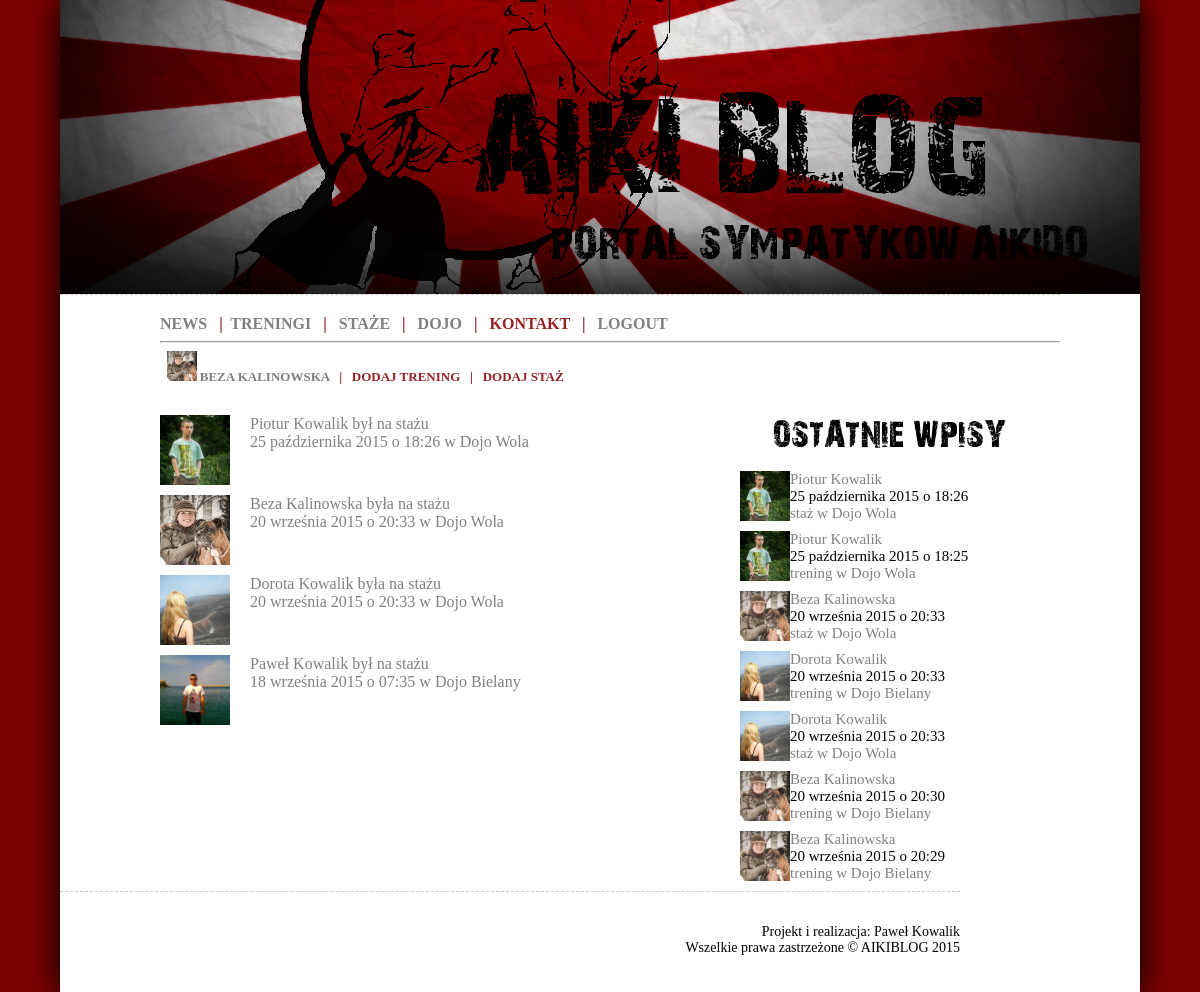
The page /stages/ (signed in) on the database its author committed.
### aikiblog/models.py (models this page shows, shortened)
class User(AbstractUser):
    SEX = (
        ('K','Kobieta'),
        ('M','Mężczyzna'),
    )
    avatar = models.ImageField(upload_to='static/avatars/%Y/%m/%d', null=True, blank=True)
    start_year = models.IntegerField(null=True, blank=True, verbose_name='Trenuje od')
    about_text = models.TextField(null=True, blank=True, verbose_name='O mnie')
    sex = models.CharField(max_length=1, choices=SEX, verbose_name='Płeć')

class Training(models.Model):
    TYPE = (
        ('T','trening'),
        ('S','staż'),
    )
    user = models.ForeignKey(User, verbose_name='Ćwiczący')
    date = models.DateTimeField('Data treningu')
    place = models.ForeignKey(Dojo, verbose_name='Miejsce treningu')
    sensei = models.ForeignKey(Sensei, verbose_name='Sensei')
    slug = models.SlugField('Odnosnik', max_length=50)
    techniques = models.ManyToManyField(TechTren, verbose_name='Techniki')
    type = models.CharField(max_length=1, choices=TYPE, verbose_name='Typ')
    notes = models.TextField(verbose_name="Notatki")
    class Meta:
        verbose_name = "Trening"
        verbose_name_plural = "Treningi"

class Dojo(models.Model):
    name = models.CharField('Nazwa dojo', max_length=50)
    slug = models.SlugField('Odnosnik', max_length=50)
    start_year = models.IntegerField(verbose_name='Rok założenia')
    city = models.CharField('Miasto', max_length=50)
    adress = models.CharField('Adres', max_length=50)
    sensei = models.ForeignKey(Sensei, verbose_name='Sensei')
    image1 = models.ImageField(upload_to='static/dojo', verbose_name='Zdjęcie 1')
    image2 = models.ImageField(upload_to='static/dojo', null=True, blank=True, verbose_name='Zdjęcie 2')
    image3 = models.ImageField(upload_to='static/dojo', null=True, blank=True, verbose_name='Zdjęcie 3')
    story = models.TextField(null=True, blank=True, verbose_name='Historia')
    trainings = models.TextField(null=True, blank=True, verbose_name='Treningi')
    users = models.ManyToManyField(User, blank=True, verbose_name='Byli tutaj')
    class Meta:
        verbose_name = "Dojo"
        verbose_name_plural = "Dojo"
    def __unicode__(self):
        return self.name

### aikiblog/views.py (the view)
# urls.py: url(r'^stages/$', StageList.as_view(), name='stage-list'),
class StageList(generic.ListView):
    template_name = 'aikiblog/stage_list.html'
    model = Training
    paginate_by = 10
    context_object_name = 'stage_list'
    queryset = Training.objects.filter(type="S").order_by('-date')
    def get_context_data(self, **kwargs):
        context = super(StageList, self).get_context_data(**kwargs)
        context['all_trainings'] = Training.objects.order_by('-date')[:7]
        return context

### aikiblog/templates/aikiblog/stage_list.html (shortened to what this page needs)
{% extends "base.html" %}
{% block content %}
{% for entry in stage_list %}
{% include "aikiblog/parts/training_list.html" %}
{% endfor  %}
{% endblock %}
{% block menuright %}
    {% include "aikiblog/parts/menuright.html" %}
{% endblock %}

### aikiblog/templates/base.html (shortened to what this page needs)
{% load staticfiles %}
<!DOCTYPE html PUBLIC "-//W3C//DTD HTML 4.01//EN">
<html><head>
  <link rel="stylesheet" type="text/css" href="{{ STATIC_URL }}style.css"  />
</head>
<body>
<div id="top">
	<div id="NAGLOWEK">&nbsp;</div>
        <div id="menu">
            <a href="{% url "news-list" %}">NEWS</a> &nbsp;
            |&nbsp; <a href="{% url "training-list" %}">TRENINGI</a> &nbsp;
            | &nbsp; <a href="{% url "stage-list" %}">STAŻE</a> &nbsp;
            | &nbsp; <a href="{% url "dojo-list" %}">DOJO</a> &nbsp;
            | &nbsp; KONTAKT &nbsp;
            {% if not request.user.is_authenticated %}
                | &nbsp; <a href="{% url 'auth_login' %}">LOGIN</a> &nbsp;
                | &nbsp; <a href="{% url 'registration_register' %}">REJESTRACJA</a> &nbsp;
            {% else %}
                | &nbsp; <a href="{% url 'auth_logout' %}?next=/">LOGOUT </a>&nbsp;<hr>
                <font size = 2px> &nbsp; <a href="{% url "user-detail" request.user.id %}"><img src="{{ STATIC_URL|cut:'static/' }}{{ request.user.avatar }}" height=30 alt="" class="center" /> {{ request.user.first_name|upper }} {{ request.user.last_name|upper }}</a> &nbsp;
                | &nbsp; DODAJ TRENING &nbsp;
                | &nbsp; DODAJ STAŻ &nbsp;</font>
            {% endif %}
            </div>
        <div id="container">
            <div id="main">
            {% block content %}
	        {% endblock %}
        </div>
                {% block menuright %}
                {% endblock %}
        </div>
        <div id="footer">
            <br><br>
            Projekt i realizacja: Paweł Kowalik<br> Wszelkie prawa zastrzeżone © AIKIBLOG 2015
        </div>
</div>
</body></html>

### aikiblog/templates/aikiblog/parts/training_list.html (shortened to what this page needs)
    <div id="post">
    <div id="post_avatar"><a href="{% url "user-detail" entry.user.id %}"><img src="{{ STATIC_URL|cut:'static/' }}{{ entry.user.avatar }}" height=70 alt="" class="center" /></a></div>
        <div id="post_head"><a href="{% url "user-detail" entry.user.id %}">{{ entry.user.first_name }} {{ entry.user.last_name }}</a>
            {% ifequal entry.user.sex "M" %}
            był
            {% endifequal %}
            {% ifequal entry.user.sex "K" %}
            była
            {% endifequal %}
            na
            {% ifequal entry.type "S" %}
            stażu
            {% endifequal %}
            <br> <a href="{% url "training-detail" entry.slug %}"> {{ entry.date|date:"d E Y" }} o {{ entry.date|date:"H:i" }} w {{ entry.place }}</a></div>
        <div id="post_body">
        </div>
</div>

### aikiblog/templates/aikiblog/parts/menuright.html
<div id="menuright">
        <div id="menuright_logo">
        </div>
        <br>
        {% for entry in all_trainings %}
        <div id="menuright_post">
            <div id="menuright_avatar">
                <a href="{% url "user-detail" entry.user.id %}"><img src="{{ STATIC_URL|cut:'static/' }}{{ entry.user.avatar }}" height=50/></a>
            </div>
            <div id="menuright_head">
                <a href="{% url "user-detail" entry.user.id %}">{{ entry.user.first_name }} {{ entry.user.last_name }}</a><br>
                {{ entry.date|date:"d E Y" }} o {{ entry.date|date:"H:i" }}<br>
                <a href="{% url "training-detail" entry.slug %}">
                {% ifequal entry.type "T" %}
                trening
                {% endifequal %}
                {% ifequal entry.type "S" %}
                staż
                {% endifequal %}
                w {{ entry.place }}</a>
            </div>
        </div>
        {% endfor %}
        <br>
    </div>

### static/style.css (style rules this page uses)
html, body { background-image:url(images/bg.png); background-color: #eeeeee; color: #000; margin: 0; padding: 0; text-align: center; text-shadow: 1px 1px 0px white; }
a:link { color: #808080; text-decoration: none; background-color: transparent; }
#top { width: 1080px; margin-left: auto; margin-right: auto; padding-left: 0px; padding-right: 0px; text-align: center; background-color: #ffffff; box-shadow: 0 0 30px 1px black; }
#NAGLOWEK { background-image:url(images/logo03.png); width: 1080px; height: 294px; background-color: #eeeeee; clear:both; }
#menu { width: 900px; height: 100px; text-align: left; text-decoration:none; font-weight: bold; font-family: Trebuchet MS; color: #962225; padding-top: 20px; padding-left: 100px; border-top: 1px dashed #CBCBCB; clear:both; }
#main { width: 560px; height:auto; float: left; padding-right: 20px; padding-left: 100px; text-align: justify; color: #808080; }
#menuright { width: 300px; float: right; height:auto; padding-right: 100px; }
#menuright_logo { background-image:url(images/recent_training.png); width: 300px; height: 40px; }
#menuright_post { height: 60px; float: left; }
#menuright_avatar { height: 50px; width: 50px; float: left; }
#menuright_head { width: 250px; float: right; font: 15px Verdana; text-align: left; }
#container { width: auto; height: auto; padding-top: 0px; font: 14px Verdana; }
#post { width: auto; }
#post_avatar { height: 70px; width: 70px; float: left; }
#post_head { width: 470px; float: right; font: 16px Verdana; }
#post_body { padding-top: 80px; }
#footer { font: 14px Verdana; clear:both; background-color:#ffffff; width: 900px; height: 100px; text-align: right; border-top: 1px dashed #CBCBCB; }

### rows shown on the page
User: user.avatar (picture), user.first_name "BEZA", user.last_name "KALINOWSKA"
Training: user.avatar (picture), user.first_name "Piotur", user.last_name "Kowalik", date "25 października 2015", date "18:26", place "Dojo Wola"
Training: user.avatar (picture), user.first_name "Beza", user.last_name "Kalinowska", date "20 września 2015", date "20:33", place "Dojo Wola"
Training: user.avatar (picture), user.first_name "Dorota", user.last_name "Kowalik", date "20 września 2015", date "20:33", place "Dojo Wola"
Training: user.avatar (picture), user.first_name "Paweł", user.last_name "Kowalik", date "18 września 2015", date "07:35", place "Dojo Bielany"
Training: user.avatar (picture), user.first_name "Piotur", user.last_name "Kowalik", date "25 października 2015", date "18:25", place "Dojo Wola"
Training: user.avatar (picture), user.first_name "Dorota", user.last_name "Kowalik", date "20 września 2015", date "20:33", place "Dojo Bielany"
Training: user.avatar (picture), user.first_name "Beza", user.last_name "Kalinowska", date "20 września 2015", date "20:30", place "Dojo Bielany"
Training: user.avatar (picture), user.first_name "Beza", user.last_name "Kalinowska", date "20 września 2015", date "20:29", place "Dojo Bielany"
